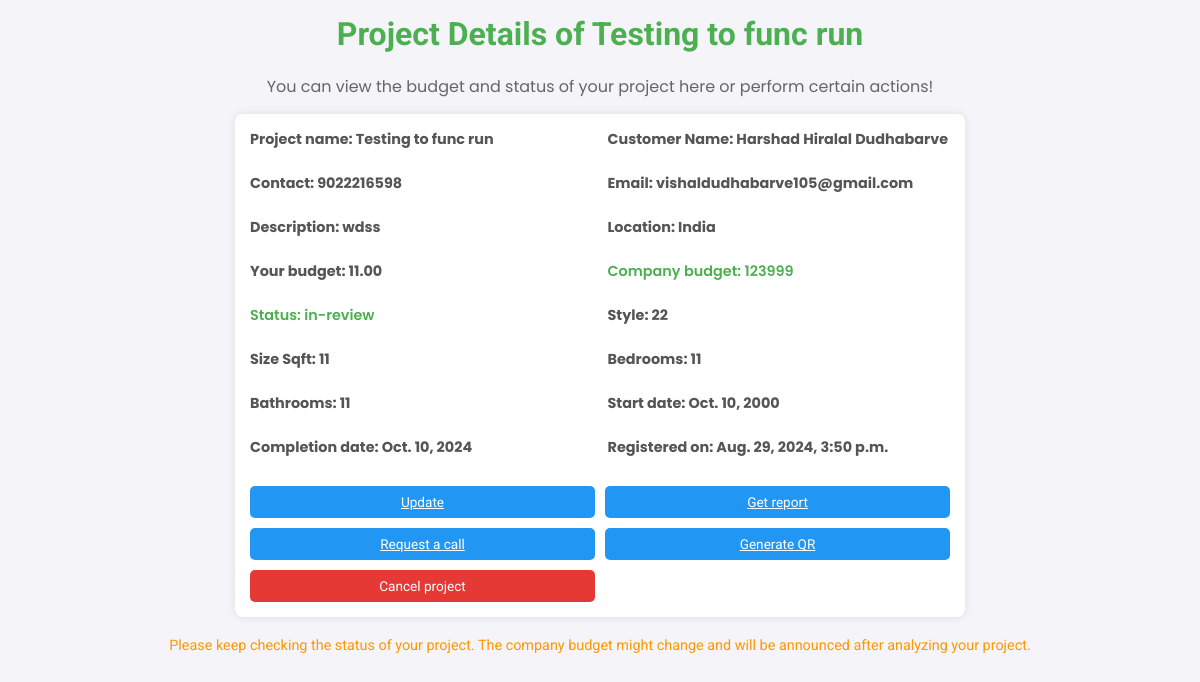
The app's page /homepage/project_detail/16/ (signed in) with its own data.
### homeproject/models.py (models this page shows, shortened)
class HomeProject(models.Model):
    user = models.ForeignKey(User, on_delete=models.CASCADE, null=True)
    customer_name = models.CharField(max_length=255)
    contact_phone = models.CharField(max_length=15)
    contact_email = models.EmailField()
    project_name = models.CharField(max_length=255)
    project_description = models.TextField(blank=True, null=True)
    location = models.CharField(max_length=255)
    budget = models.DecimalField(max_digits=12, decimal_places=2)
    company_budget = models.IntegerField(null=True)
    status = models.CharField(max_length=100, choices=(
        ('pending', 'pending'), ('in-review', 'in-review'), ('accepted', 'accepted'), ('declined', 'declined'),
        ('negotiable', 'negotiable')), default='pending', null=True)
    style = models.CharField(max_length=50)
    size_sqft = models.PositiveIntegerField()
    num_bedrooms = models.PositiveIntegerField()
    num_bathrooms = models.PositiveIntegerField()
    sample_design = models.ImageField(upload_to='projects/', null=True)
    start_date = models.DateField()
    completion_date = models.DateField()
    date_of_registration = models.DateTimeField(auto_now=True)

### homeproject/views.py (the view)
# urls.py: path('project_detail/<int:pk>/', project_detail , name='project_detail'),
@login_required
def project_detail(request, pk):
    project = get_object_or_404(HomeProject, pk=pk, user=request.user)
    return render(request, 'projects/project_detail.html', {'project': project})

### homeproject/templates/projects/project_detail.html (shortened to what this page needs)
<!DOCTYPE html>
<html lang="en">
<head>
</head>
<body>
    <h1>Project Details of {{project.project_name}}</h1>
    <p>You can view the budget and status of your project here or perform certain actions!</p>
    <section>
        <div class="project-info">
            <strong>Project name: {{project.project_name}}</strong>
            <strong>Customer Name: {{project.customer_name}}</strong>
            <strong>Contact: {{project.contact_phone}}</strong>
            <strong>Email: {{project.contact_email}}</strong>
            <strong>Description: {{project.project_description}}</strong>
            <strong>Location: {{project.location}}</strong>
            <strong>Your budget: {{project.budget}}</strong>
            <strong class="highlight-green">Company budget: {{project.company_budget}}</strong>
            <strong class="highlight-green">Status: {{project.status}}</strong>
            <strong>Style: {{project.style}}</strong>
            <strong>Size Sqft: {{project.size_sqft}}</strong>
            <strong>Bedrooms: {{project.num_bedrooms}}</strong>
            <strong>Bathrooms: {{project.num_bathrooms}}</strong>
            <strong>Start date: {{project.start_date}}</strong>
            <strong>Completion date: {{project.completion_date}}</strong>
            <strong>Registered on: {{project.date_of_registration}}</strong>
        </div>
        <div class="button-container">
            <a href="{% url 'edit_project' project.pk %}" class="edit-button">Update</a>
            <a href="{% url 'generate_report' project.pk %}" class="edit-button">Get report</a>
            <a href="{% url 'make_call' project.pk %}" class="edit-button">Request a call</a>
            <a href="{% url 'capture'  %}" class="edit-button">Generate QR</a>
            <form action="{% url 'cancel_project' project.pk %}" method="post">
                <button type="submit" class="delete-button">Cancel project</button>
            </form>
        </div>
    </section>
    <p class="action-notice">Please keep checking the status of your project. The company budget might change and will be announced after analyzing your project.</p>
</body>
</html>

### homeproject/templates/projects/project_detail.html (style rules this page uses)
body { font-family: 'Poppins', sans-serif; background-color: #f4f4f9; color: #333; margin: 0; padding: 0; }
h1 { text-align: center; color: #4CAF50; margin-top: 15px; font-size: 2em; animation: fadeInDown 1s ease-out; font-family: 'Roboto', sans-serif; }
p { text-align: center; margin: 5px 15px; font-size: 1em; color: #666; animation: fadeIn 1s ease-out; }
section { max-width: 700px; margin: 15px auto; padding: 15px; background-color: #fff; border-radius: 8px; box-shadow: 0 0 8px rgba(0, 0, 0, 0.1); animation: fadeInUp 1s ease-out; }
strong { display: block; margin-bottom: 8px; font-size: 0.9em; color: #555; animation: fadeIn 1s ease-out; font-family: 'Poppins', sans-serif; }
.highlight-green { color: #4CAF50; font-weight: 600; }
.project-info { display: grid; grid-template-columns: repeat(2, 1fr); gap: 15px; }
.action-notice { text-align: center; margin-top: 20px; font-size: 0.9em; color: #ff9800; animation: fadeIn 1s ease-out; font-family: 'Roboto', sans-serif; }
.button-container { display: grid; grid-template-columns: repeat(2, 1fr); gap: 10px; margin-top: 20px; }
.edit-button, .delete-button { display: block; padding: 8px; text-align: center; color: #fff; border: none; border-radius: 5px; font-size: 0.85em; cursor: pointer; transition: background-color 0.3s ease; font-family: 'Roboto', sans-serif; animation: fadeInUp 1s ease-out; width: 100%; box-sizing: border-box; }
.edit-button { background-color: #2196F3; }
.delete-button { background-color: #e53935; }

### records on screen
HomeProject: project_name "Testing to func run", customer_name "Harshad Hiralal Dudhabarve", contact_phone "9022216598", contact_email "vishaldudhabarve105@gmail.com", project_description "wdss", location "India", budget "11.00", company_budget "123999", status "in-review", style "22", size_sqft "11", num_bedrooms "11", num_bathrooms "11", start_date "Oct. 10, 2000", completion_date "Oct. 10, 2024", date_of_registration "Aug. 29, 2024, 3:50 p.m."
